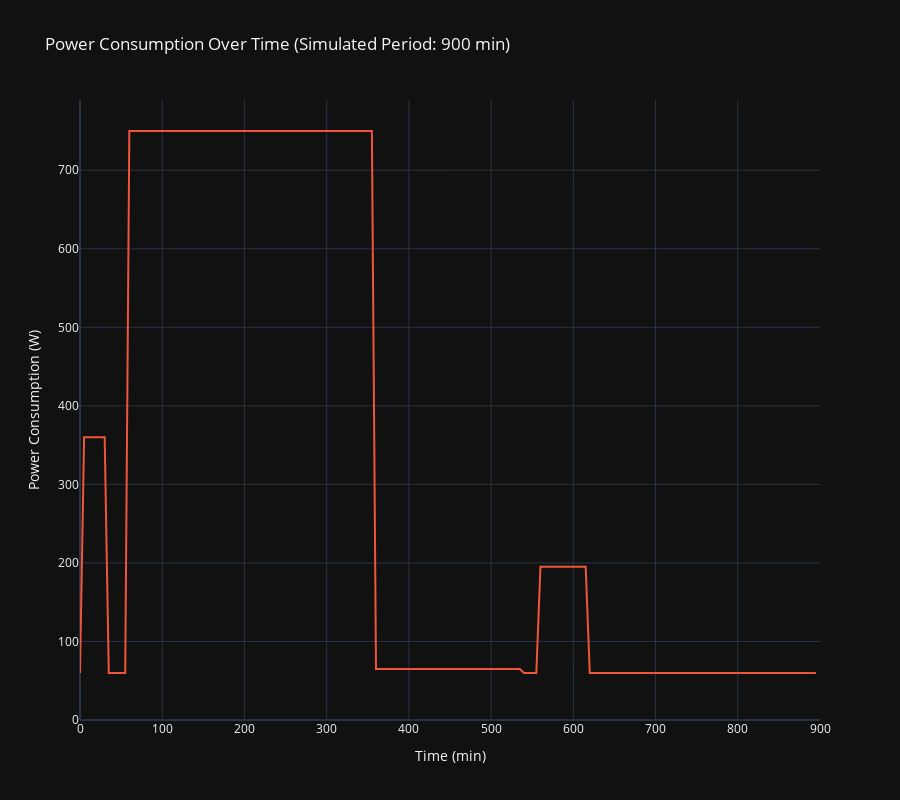

Here is the notebook cell this chart was saved with:
### Markdown cell above
### Plot the Power Consumption Over the Relevant Time Period

### Code cell
from plotly.subplots import make_subplots

fig = make_subplots(rows=1, cols=1)
fig.layout.template = 'plotly_dark' #activate the dark theme, comment out for light theme if you want

fig.add_trace(go.Scatter(x=t, y=power_consumption, name="Power Consumption ({})".format(power_consumption.unit), line=dict(color="#EF553B"), showlegend=False), row=1, col=1)

fig.update_yaxes(title_text="Power Consumption ({})".format(power_consumption.unit), rangemode="tozero", row=1, col=1)

fig.update_xaxes(range=[0, duration_in_min], row=1, col=1)
fig.update_xaxes(title_text="Time ({})".format(t.unit), range=[0, duration_in_min], row=1, col=1)

fig.update_layout(title_text="Power Consumption Over Time (Simulated Period: {} min)".format(duration_in_min),
                  height=800)

fig.show() #display figure

### Figure 1 — Plotly figure (JSON) as saved in the notebook; plotly's stock layout.template omitted (floating-point values rounded to 4 significant figures; data arrays with more than 128 entries replaced by an {"elided": "..."} marker saying what was removed)
{"data": [{"line": {"color": "#EF553B"}, "name": "Power Consumption (W)", "showlegend": false, "type": "scatter", "x": {"elided": "180 int values"}, "xaxis": "x", "y": {"elided": "180 int values"}, "yaxis": "y"}], "layout": {"height": 800, "title": {"text": "Power Consumption Over Time (Simulated Period: 900 min)"}, "xaxis": {"anchor": "y", "domain": [0, 1], "range": [0, 900], "title": {"text": "Time (min)"}}, "yaxis": {"anchor": "x", "domain": [0, 1], "rangemode": "tozero", "title": {"text": "Power Consumption (W)"}}}}
